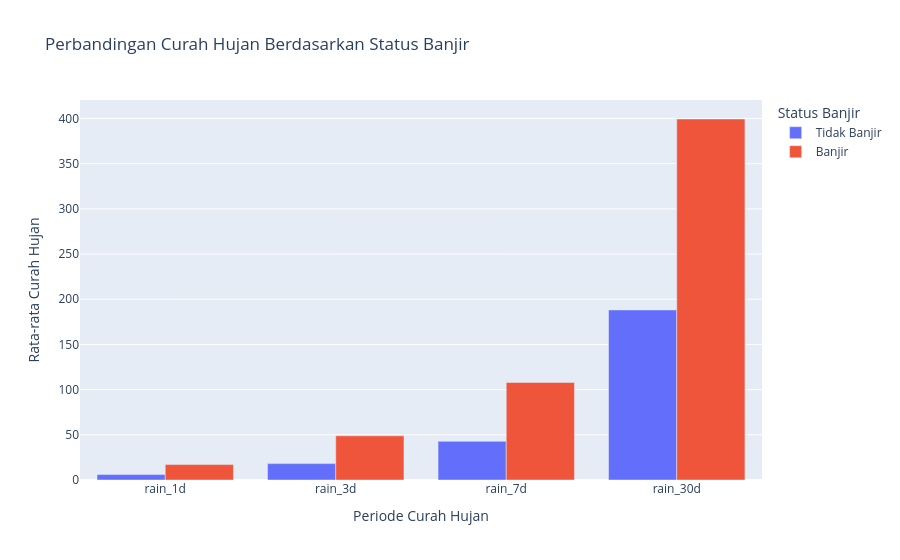

Notebook code for this chart:
### Code cell
rain_flood_plot = rain_flood.to_pandas().melt(
    id_vars="flood_label",
    var_name="Periode Curah Hujan",
    value_name="Rata-rata Curah Hujan"
)

rain_flood_plot["Status Banjir"] = rain_flood_plot["flood_label"].map({
    0.0: "Tidak Banjir",
    1.0: "Banjir"
})

fig4 = px.bar(
    rain_flood_plot,
    x="Periode Curah Hujan",
    y="Rata-rata Curah Hujan",
    color="Status Banjir",
    barmode="group",
    title="Perbandingan Curah Hujan Berdasarkan Status Banjir",
    labels={
        "Periode Curah Hujan": "Periode Curah Hujan",
        "Rata-rata Curah Hujan": "Rata-rata Curah Hujan"
    }
)

fig4.show()

### Figure 1 — Plotly figure (JSON) as saved in the notebook; plotly's stock layout.template omitted (floating-point values rounded to 4 significant figures)
{"data": [{"alignmentgroup": "True", "hovertemplate": "Status Banjir=Tidak Banjir<br>Periode Curah Hujan=%{x}<br>Rata-rata Curah Hujan=%{y}<extra></extra>", "legendgroup": "Tidak Banjir", "marker": {"color": "#636efa", "pattern": {"shape": ""}}, "name": "Tidak Banjir", "offsetgroup": "Tidak Banjir", "orientation": "v", "showlegend": true, "textposition": "auto", "type": "bar", "x": ["rain_1d", "rain_3d", "rain_7d", "rain_30d"], "xaxis": "x", "y": [5.984, 18.13, 42.8, 188.2], "yaxis": "y"}, {"alignmentgroup": "True", "hovertemplate": "Status Banjir=Banjir<br>Periode Curah Hujan=%{x}<br>Rata-rata Curah Hujan=%{y}<extra></extra>", "legendgroup": "Banjir", "marker": {"color": "#EF553B", "pattern": {"shape": ""}}, "name": "Banjir", "offsetgroup": "Banjir", "orientation": "v", "showlegend": true, "textposition": "auto", "type": "bar", "x": ["rain_1d", "rain_3d", "rain_7d", "rain_30d"], "xaxis": "x", "y": [17.06, 48.91, 107.9, 399.4], "yaxis": "y"}], "layout": {"barmode": "group", "legend": {"title": {"text": "Status Banjir"}, "tracegroupgap": 0}, "title": {"text": "Perbandingan Curah Hujan Berdasarkan Status Banjir"}, "xaxis": {"anchor": "y", "domain": [0, 1], "title": {"text": "Periode Curah Hujan"}}, "yaxis": {"anchor": "x", "domain": [0, 1], "title": {"text": "Rata-rata Curah Hujan"}}}}
